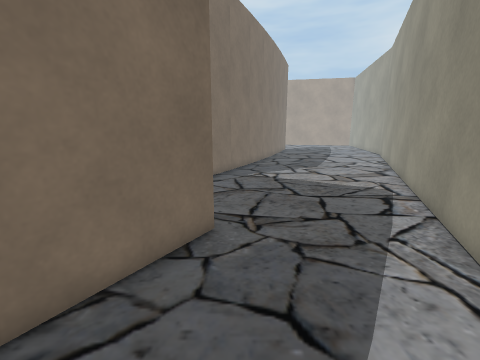
view 1 (above)

16 first-person views from a walk through a 3-D level made in the Unity game engine. The camera is 1.3 m above the floor, tilts 12° down and sees 90° across. The floor is counted in squares, 0.5 m on a side. Each view is taken from the middle of a square. On the plan, view 1 faces up. The plan holds only what a view shows up to about 17 squares ahead; the rest is blank. The place goes on beyond the plan. Some animated figures are left out. Some surface patterns are stand-ins.

view 2
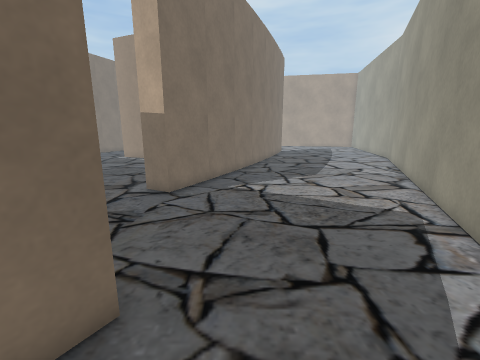

view 3
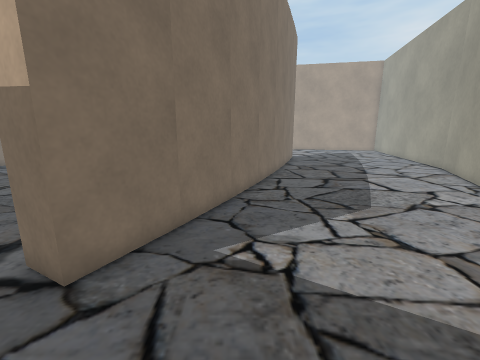

view 4
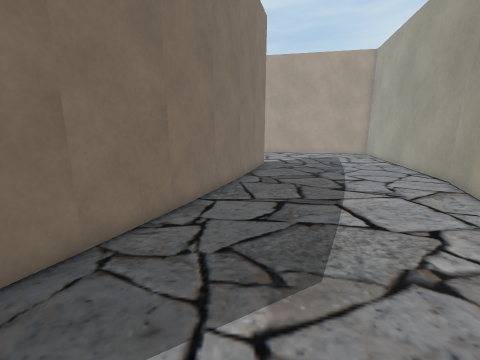

view 5
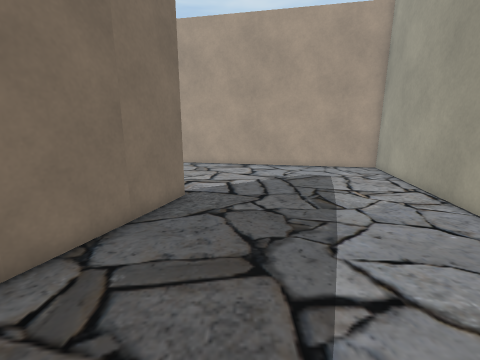

view 6
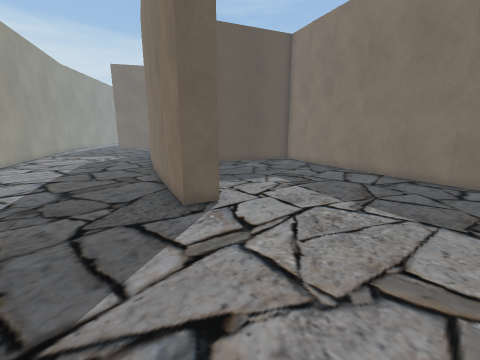

view 7
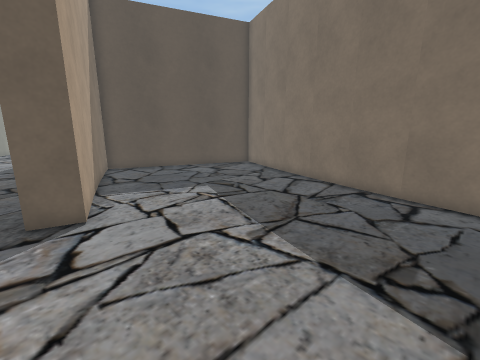

view 8
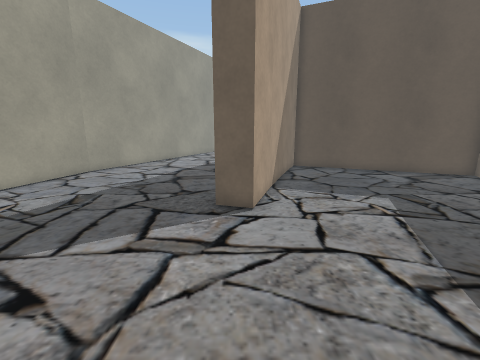

view 9
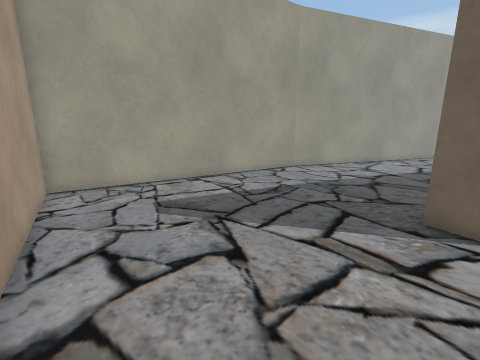

view 10
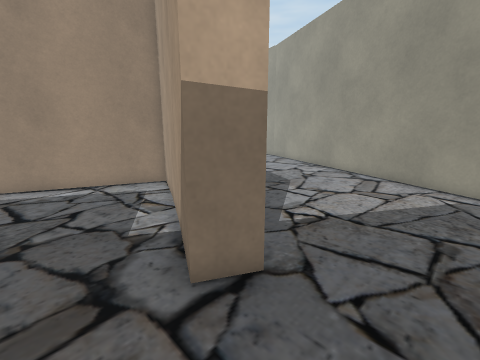

view 11
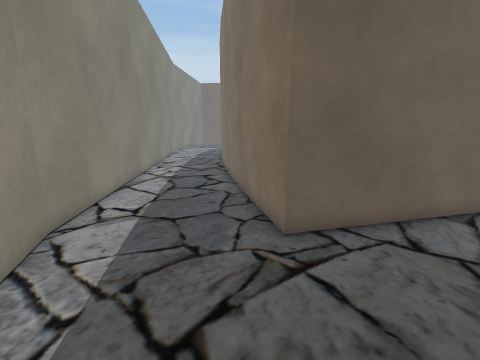

view 12
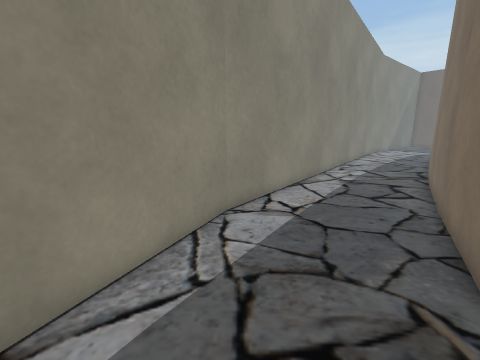

view 13
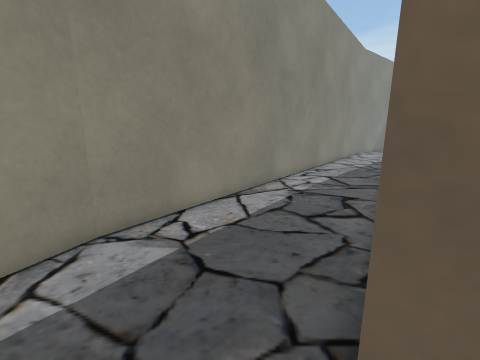

view 14
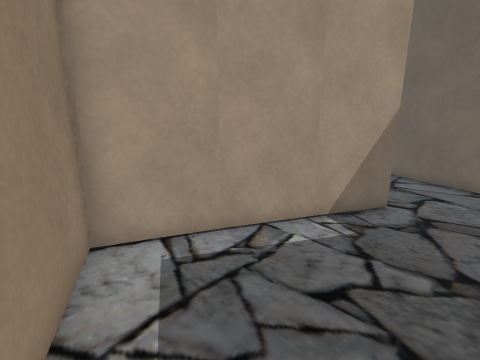

view 15
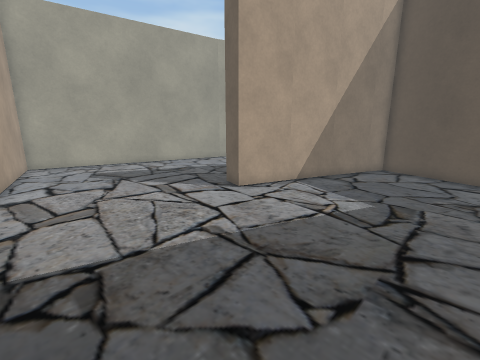

view 16
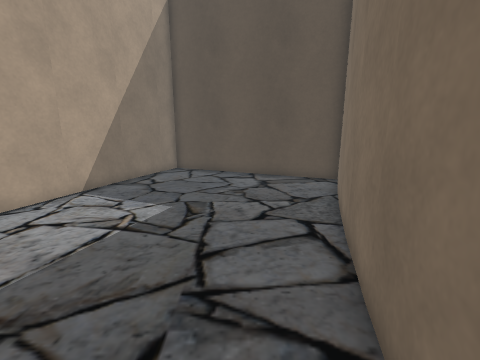

### Floor plan
Points are (right, up) in squares from view 1. A wall is a line through its corners. A room is listed if a view was taken in it or the views show most of it. See-through windows are left out.
Room 1 (views 1, 2, 3, 4, 5, 6, 7, 8, 9, 10, 11, 12, 13, 15, 16)
walls: (3, 23.1) (1.8, 20.2); (1.9, 23.3) (4.6, 31.5) (5.9, 31.1) (3, 22.9); (2.1, 20.2) (-1.9, 12.5) (-2.8, 13); (-5.5, 24.9) (1.2, 22.1) (1.9, 23.5); (14.2, 24.5) (17.1, 37.9) (9, 39.5); (-5.5, 8.8) (-0.7, 5.9) (-5.4, -1.6); (-3.7, 39.2) (-5.4, 32.7); (3.4, 1.6) (14.2, 24.6); (-5.4, -9.6) (3.4, 1.7)
ways out: opening at (-4.5, 12) to room 2
Room 2 (view 14)
walls: (-2.8, 13) (0.7, 20.9) (-5.2, 23.4)
ways out: opening at (-4.5, 12) to room 1

Where each view was taken, in squares from view 1:
view 1: 0 up, 0 right, facing up
view 2: 3 up, 1 right, facing up
view 3: 9 up, 1 right, facing up
view 4: 13 up, 4 right, facing up
view 5: 22 up, 8 right, facing up
view 6: 38 up, 10 right, facing down-left
view 7: 39 up, 6 right, facing down-left
view 8: 39 up, 5 right, facing down
view 9: 39 up, 5 right, facing down-right
view 10: 10 up, 5 left, facing up-right
view 11: 9 up, 4 right, facing down-left
view 12: 9 up, 3 right, facing down
view 13: 7 up, 0 right, facing down
view 14: 22 up, 5 left, facing down-right
view 15: 39 up, 3 left, facing down-right
view 16: 38 up, 3 left, facing down
